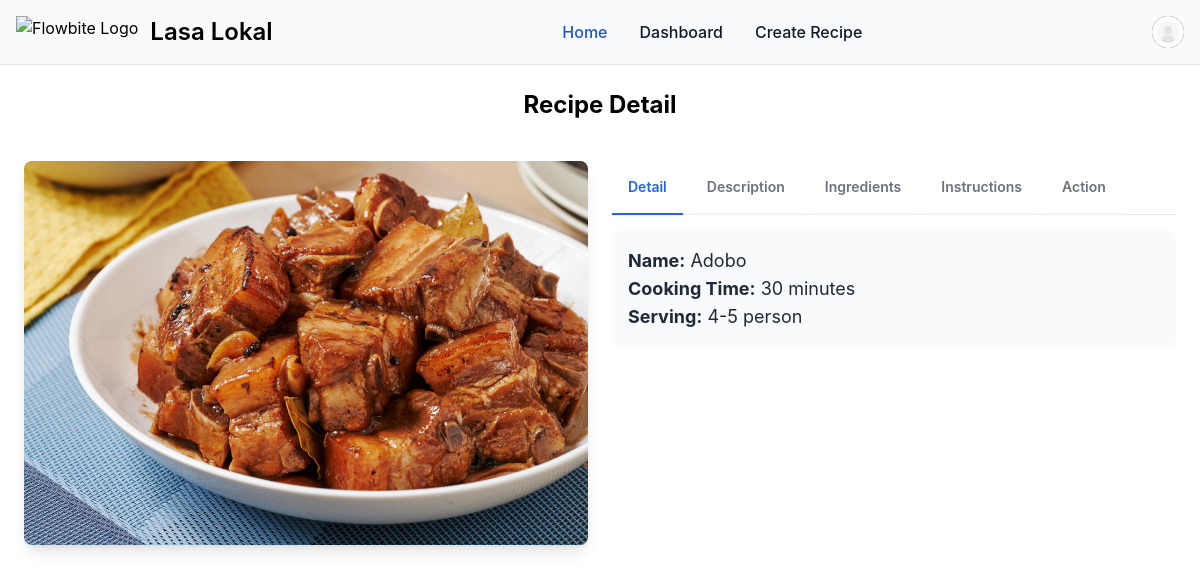
The page /recipe/detail/5 (signed in) on the database as committed earlier.
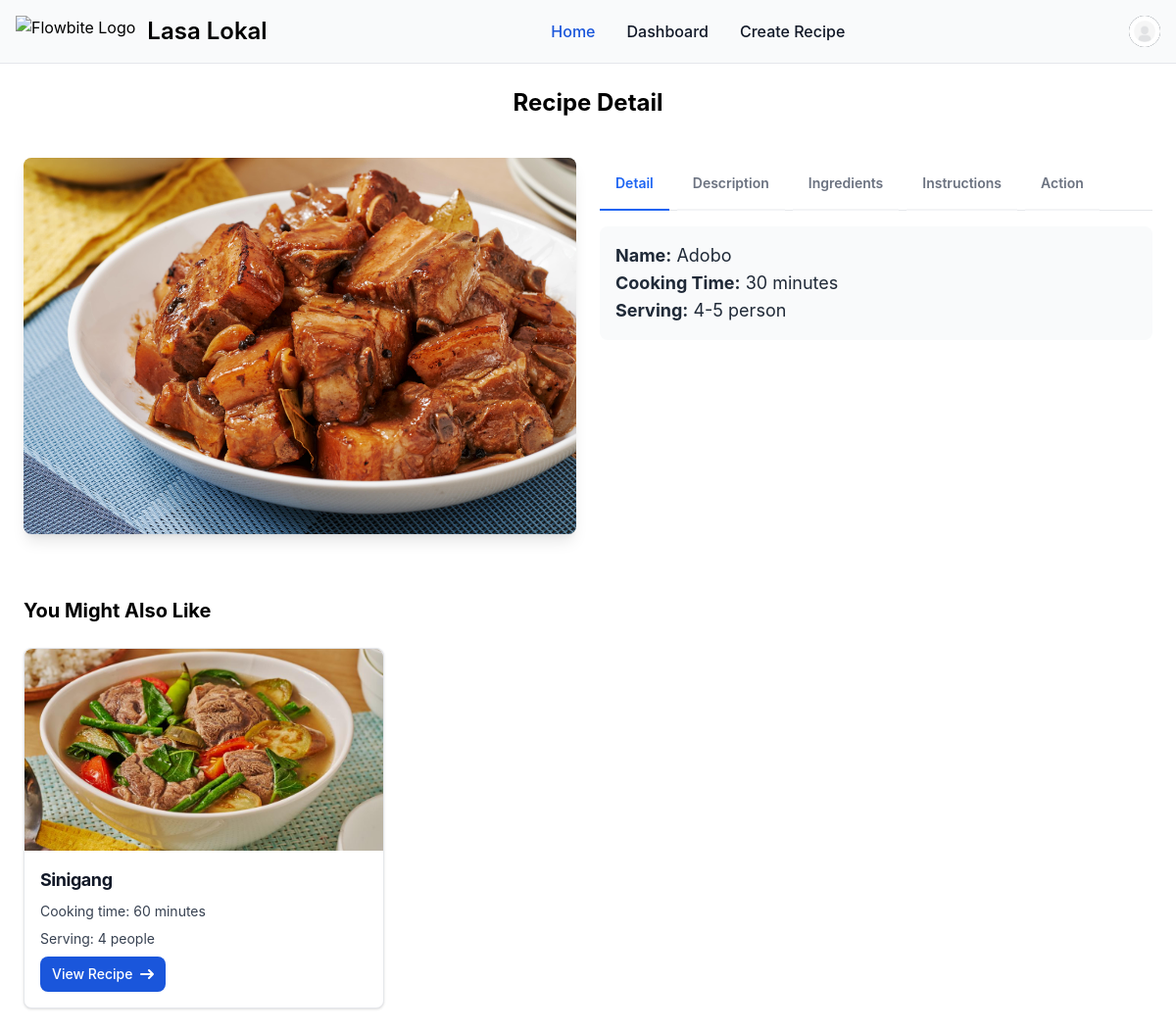
The same page on the database as committed later.
### recipe/models.py (models this page shows, shortened)
class Recipe(models.Model):
    category = models.ForeignKey(Category, on_delete=models.CASCADE, related_name="category")
    created_by = models.ForeignKey(User, on_delete=models.CASCADE, related_name="created_by")
    name = models.CharField(max_length=100)
    image = models.ImageField(upload_to='recipe_images', default='default_recipe_image.svg', blank=True, null=True)
    description = models.TextField()
    cook_time = models.CharField(max_length=100)
    serving = models.CharField(max_length=100)
    created_at = models.DateTimeField(auto_now_add=True)
    updated_at = models.DateTimeField(auto_now_add=True)

### recipe/views.py (the view)
# urls.py: path('detail/<int:recipe_primary_key>', views.view_recipe_detail, name='view_recipe_detail'),
@login_required
def view_recipe_detail(request, recipe_primary_key):
    recipe = get_object_or_404(Recipe, pk=recipe_primary_key)
    ingredients = Ingredient.objects.filter(recipe_id=recipe_primary_key)
    instructions = Instruction.objects.filter(recipe_id=recipe_primary_key)
    related_recipes = Recipe.objects.filter(
        category=recipe.category
    ).exclude(
        pk=recipe_primary_key
    ).order_by('?')[:3]  # Random order, limit to 3
    return render(request, 'recipe/view_recipe_detail.html', {
        'title': 'Recipe Detail',
        'recipe': recipe,
        'ingredients': ingredients,
        'instructions': instructions,
        'related_recipes': related_recipes,
    })

### recipe/templates/recipe/view_recipe_detail.html (shortened to what the changed rows need)
{% extends 'main/base.html' %}
{% load static %}
{% block content %}
<div class="max-w-screen-xl mx-auto p-6 md:px-10 md:py-10 rounded-md">
    <h1 class="mb-10 text-2xl font-bold text-center">Recipe Detail</h1>
    <div class="grid md:grid-cols-2 gap-6">
        <div class="md:col-span-1">
            <div id="default-tab-content">
                <div class="hidden p-4 rounded-lg bg-gray-50 dark:bg-gray-800" id="detail" role="tabpanel" aria-labelledby="detail-tab">
                    <div class="flex flex-col">
                        <div>
                            <h1 class="text-lg font-normal text-gray-800"><b>Name:</b> {{ recipe.name }}</h1>
                        </div>
                        <div>
                            <h1 class="text-lg font-normal text-gray-800"><b>Cooking Time:</b> {{ recipe.cook_time }}</h1>
                        </div>
                        <div>
                            <h1 class="text-lg font-normal text-gray-800"><b>Serving:</b> {{ recipe.serving }}</h1>
                        </div>
                    </div>
                </div>
            </div>
        </div>
    </div>
    {% if related_recipes %}
    <div class="pt-16 mt-16">
        <h2 class="text-xl font-bold mb-6">You Might Also Like</h2>
        <div class="grid grid-cols-1 md:grid-cols-3 gap-6">
            {% for related_recipe in related_recipes %}
            <div class="bg-white border border-gray-200 rounded-lg shadow dark:bg-gray-800 dark:border-gray-700 flex flex-col">
                <a href="{% url 'recipe:view_recipe_detail' recipe_primary_key=related_recipe.id %}">
                    <img class="w-full h-40 object-cover rounded-t-lg" src="{{ related_recipe.image.url }}" alt="{{ related_recipe.name }}" />
                </a>
                <div class="p-4 flex flex-col h-full">
                    <div class="flex-1">
                        <h5 class="mb-2 text-lg font-bold tracking-tight text-gray-900 dark:text-white">{{ related_recipe.name }}</h5>
                        <p class="mb-2 text-sm text-gray-700 dark:text-gray-400">Cooking time: {{ related_recipe.cook_time }}</p>
                        <p class="mb-2 text-sm text-gray-700 dark:text-gray-400">Serving: {{ related_recipe.serving }}</p>
                    </div>
                    <div class="mt-auto">
                        <a href="{% url 'recipe:view_recipe_detail' recipe_primary_key=related_recipe.id %}" class="inline-flex items-center px-3 py-2 text-sm font-medium text-center text-white bg-blue-700 rounded-lg hover:bg-blue-800 focus:ring-4 focus:outline-none focus:ring-blue-300 dark:bg-blue-600 dark:hover:bg-blue-700 dark:focus:ring-blue-800">
                            View Recipe
                            <svg class="rtl:rotate-180 w-3.5 h-3.5 ms-2" aria-hidden="true" xmlns="http://www.w3.org/2000/svg" fill="none" viewBox="0 0 14 10">
                                <path stroke="currentColor" stroke-linecap="round" stroke-linejoin="round" stroke-width="2" d="M1 5h12m0 0L9 1m4 4L9 9"/>
                            </svg>
                        </a>
                    </div>
                </div>
            </div>
            {% endfor %}
        </div>
    </div>
    {% endif %}
</div>
{% endblock %}

Rows that differ between the two databases and show on the page:
added Recipe: image (picture), name "Sinigang", cook_time "60 minutes", serving "4 people"
Other text that changed with them:
text now shown: "You Might Also Like"
